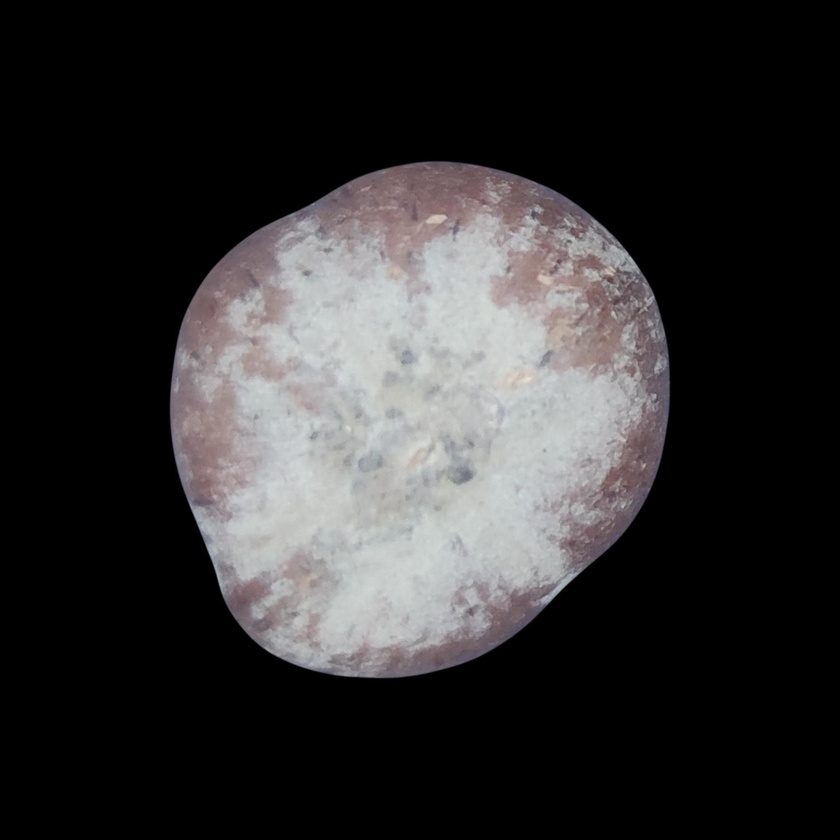
%> input picture 3- Artificial Neural Networks/Week 4/Color-Space/DATASET/Giresun 1.jpg, 840 x 840 px, shrunk from 2000 x 2000 before the run; its folder holds only this picture in this run
$ octave run_color_space.m   (GNU Octave 9; MATLAB toolbox functions it lacks are replaced by stand-ins)
%> lines starting %> are read from the running program, lines starting %| are printed output that depends on the picture
### 3- Artificial Neural Networks/Week 4/Color-Space/color.m
function feature_list = color(image)
    I = imread(image);
%> I is the input picture: size 840x840x3 uint8; mean R, G, B 48.1, 46.9, 47.4
    % I2 = imread('lena.jpg');

    % RGB Özellikleri

    R = I(:,:,1);
    G = I(:,:,2);
    B = I(:,:,3);

    meanR = mean2(R);
%> meanR = 48.05
    meanG = mean2(G);
%> meanG = 46.88
    meanB = mean2(B);
%> meanB = 47.35

    stdR = std2(R);
%> stdR = 66.48
    stdG = std2(G);
%> stdG = 65.93
    stdB = std2(B);
%> stdB = 66.39

    entropyR = entropy(R);
%> entropyR = 2.83
    entropyG = entropy(G);
%> entropyG = 2.89
    entropyB = entropy(B);
%> entropyB = 2.89

    R2 = im2double(R);
    G2 = im2double(G);
    B2 = im2double(B);

    skw_R = skewness(R2(:));
%> skw_R = 1.08
    skw_G = skewness(G2(:));
%> skw_G = 1.15
    skw_B = skewness(B2(:));
%> skw_B = 1.13

    % HSV Özellikleri

    HSV = rgb2hsv(I);
%> HSV: size 840x840x3 double; mean H, S, V 0.173, 0.0229, 0.191

    H = HSV(:,:,1);
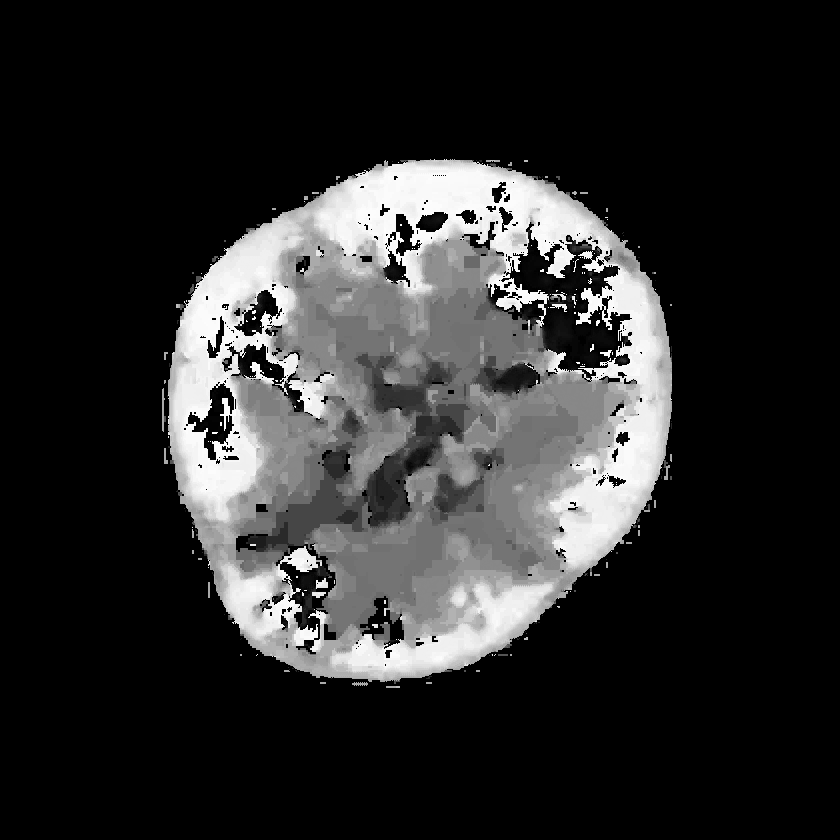
%> H: size 840x840 double; min 0, max 0.994, mean 0.173
    S = HSV(:,:,2);
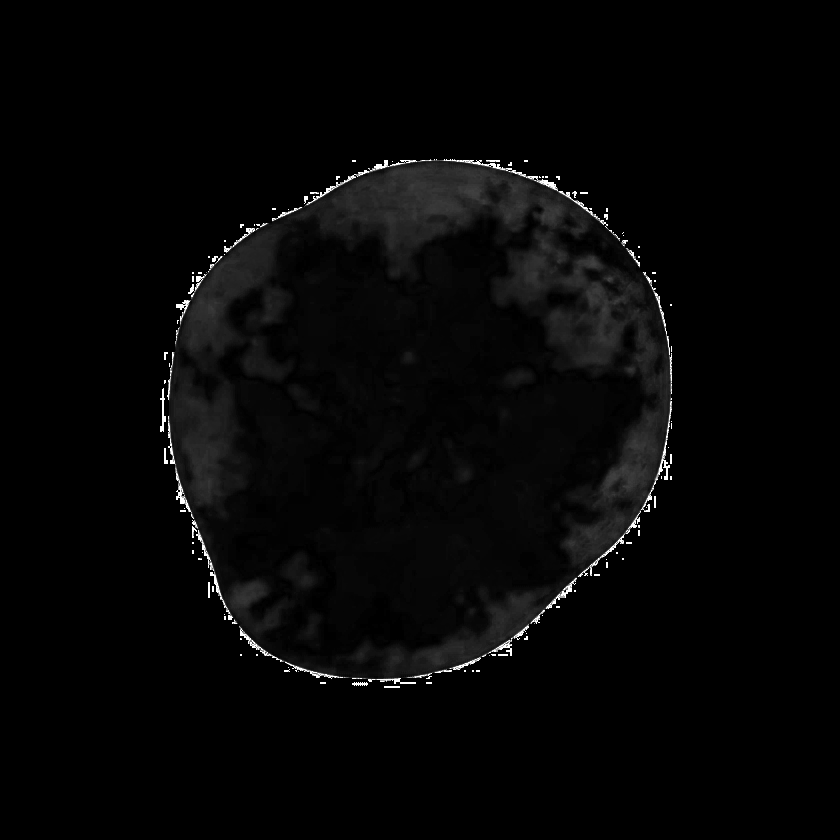
%> S: size 840x840 double; min 0, max 1, mean 0.0229
    V = HSV(:,:,3);

    meanH = mean2(H);
%> meanH = 0.173
    meanS = mean2(S);
%> meanS = 0.0229
    meanV = mean2(V);
%> meanV = 0.191

    stdH = std2(H);
%> stdH = 0.314
    stdS = std2(S);
%> stdS = 0.0845
    stdV = std2(V);
%> stdV = 0.31

    entropyH = entropy(H);
%> entropyH = 2.41
    entropyS = entropy(S);
%> entropyS = 2.29
    entropyV = entropy(V);
%> entropyV = 2.88

    H2 = im2double(H);
    S2 = im2double(S);
    V2 = im2double(V);

    skw_H = skewness(H2(:));
%> skw_H = 1.53
    skw_S = skewness(S2(:));
%> skw_S = 8.79
    skw_V = skewness(V2(:));
%> skw_V = 1.09

    % YCbCr Özellikleri

    YCbCr = rgb2ycbcr(I);
%> YCbCr: size 840x840x3 uint8; mean of channels 1, 2, 3 56.6, 128, 128.5

    Y = YCbCr(:,:,1);
    Cb = YCbCr(:,:,2);
    Cr = YCbCr(:,:,3);
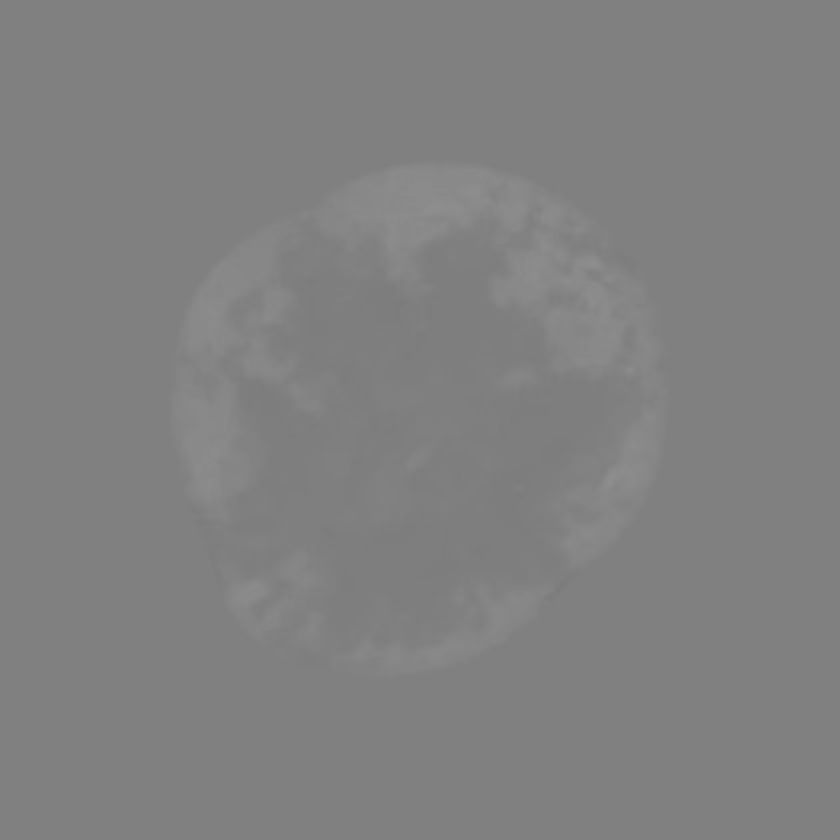
%> Cr: size 840x840 uint8; min 123, max 142, mean 128.5

    meanY = mean2(Y);
%> meanY = 56.61
    meanCb = mean2(Cb);
%> meanCb = 128
    meanCr = mean2(Cr);
%> meanCr = 128.5

    stdY = std2(Y);
%> stdY = 56.58
    stdCb = std2(Cb);
%> stdCb = 0.637
    stdCr = std2(Cr);
%> stdCr = 2.21

    entropyY = entropy(Y);
%> entropyY = 2.81
    entropyCb = entropy(Cb);
%> entropyCb = 1.27
    entropyCr = entropy(Cr);
%> entropyCr = 1.71

    Y2 = im2double(Y);
    Cb2 = im2double(Cb);
    Cr2 = im2double(Cr);

    skw_Y = skewness(Y2(:));
%> skw_Y = 1.12
    skw_Cb = skewness(Cb2(:));
%> skw_Cb = -0.418
    skw_Cr = skewness(Cr2(:));
%> skw_Cr = 2.68

    % LAB Özellikleri

    Lab = rgb2lab(I);
%> Lab: size 840x840x3 double; mean of channels 1, 2, 3 19.3, 0.6, -0.1

    L = Lab(:,:,1);
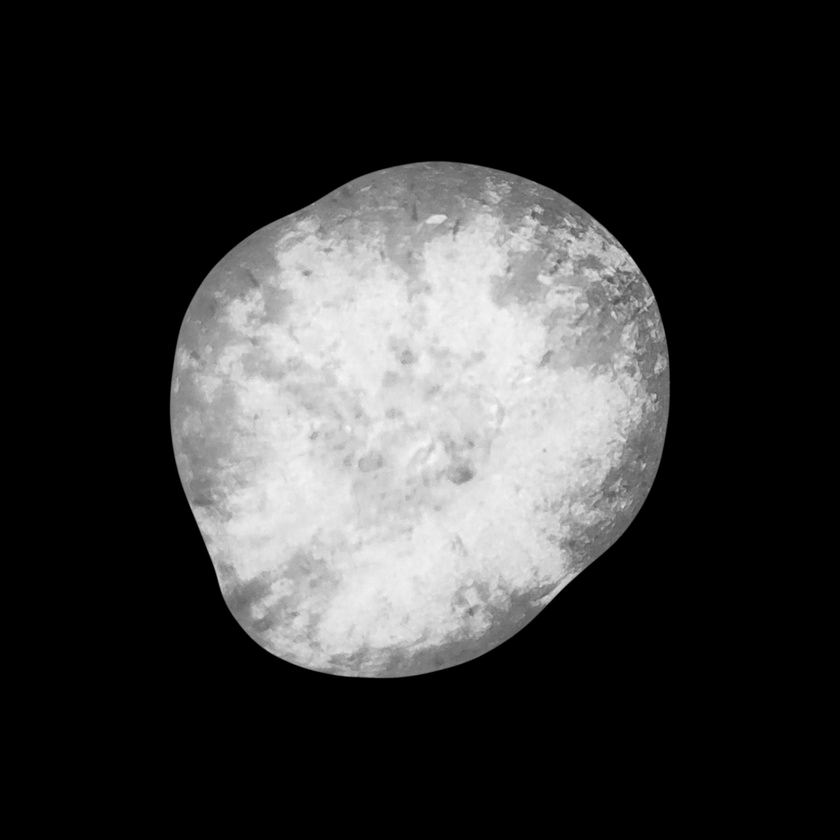
%> L: size 840x840 double; min 0, max 90.17, mean 19.3; drawn with min black and max white
    A = Lab(:,1,:);
    B2 = Lab(1,:,:);

    meanL = mean2(L);
%> meanL = 19.28
    meanA = mean2(A);
%> meanA = 0
    meanB2 = mean2(B2);
%> meanB2 = 0

    stdL = std2(L);
%> stdL = 31.42
    stdA = std2(A);
%> stdA = 0
    stdB2 = std2(B2);
%> stdB2 = 0

    entropyL = entropy(L);
%> entropyL = 0.967
    entropyA = entropy(A);
%> entropyA = 0
    entropyB2 = entropy(B2);
%> entropyB2 = 0

    L2 = im2double(L);
    A2 = im2double(A);
    B22 = im2double(B2);

    skw_L = skewness(L2(:));
%> skw_L = 1.11
    skw_A = skewness(A2(:));
%> skw_A = NaN
    skw_B2 = skewness(B22(:));
%> skw_B2 = NaN

    % XYZ Özellikleri

    XYZ = rgb2xyz(I);
%> XYZ: size 840x840x3 double; mean of channels 1, 2, 3 0.11, 0.115, 0.126

    X = XYZ(:,:,1);
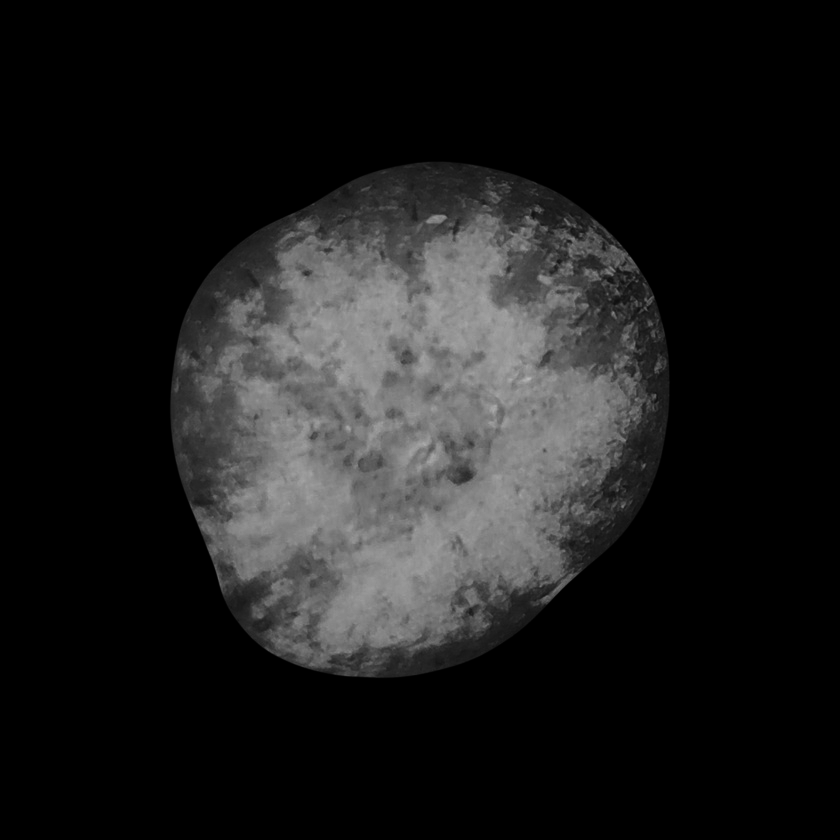
%> X: size 840x840 double; min 0, max 0.732, mean 0.11
    XY = XYZ(:,1,:);
    Z = XYZ(1,:,:);

    meanX = mean2(X);
%> meanX = 0.11
    meanXY = mean2(XY);
%> meanXY = 0
    meanZ = mean2(Z);
%> meanZ = 0

    stdX = std2(X);
%> stdX = 0.193
    stdXY = std2(XY);
%> stdXY = 0
    stdZ = std2(Z);
%> stdZ = 0

    entropyX = entropy(X);
%> entropyX = 2.87
    entropyXY = entropy(XY);
%> entropyXY = 0
    entropyZ = entropy(Z);
%> entropyZ = 0

    X2 = im2double(X);
    XY2 = im2double(XY);
    Z2 = im2double(Z);

    skw_X = skewness(X2(:));
%> skw_X = 1.41
    skw_XY = skewness(XY2(:));
%> skw_XY = NaN
    skw_Z = skewness(Z2(:));
%> skw_Z = NaN

    feature_list = [meanR, meanG, meanB, stdR, stdG, stdB, entropyR, entropyG, entropyB, skw_R, skw_G, skw_B ...
                    meanH, meanS, meanV, stdH, stdS, stdV, entropyH, entropyS, entropyV, skw_H, skw_S, skw_V ...
                    meanY, meanCb, meanCr, stdY, stdCb, stdCr, entropyY, entropyCb, entropyCr, skw_Y, skw_Cb, skw_Cr ...
                    meanL, meanA, meanB2, stdL, stdA, stdB2, entropyL, entropyA, entropyB2, skw_L, skw_A, skw_B2 ...
                    meanX, meanXY, meanZ, stdX, stdXY, stdZ, entropyX, entropyXY, entropyZ, skw_X, skw_XY, skw_Z];

end

### 3- Artificial Neural Networks/Week 4/Color-Space/run_color_space.m
clc, clear all, close all;

imds = imageDatastore('DATASET/', 'IncludeSubfolders', true, 'LabelSource', 'foldernames');

datas = cell(numel(imds.Files)+1, 61);

datas(1, :) = {'FileName', 'Mean_RGB_R', 'Mean_RGB_G', 'Mean_RGB_B', 'STD_RGB_R', 'STD_RGB_G', 'STD_RGB_B', 'Entropy_RGB_R', 'Entropy_RGB_G', 'Entropy_RGB_B', 'Skew_RGB_R', 'Skew_RGB_G', 'Skew_RGB_B', ...
                           'Mean_HSV_H','Mean_HSV_S','Mean_HSV_V','STD_HSV_H','STD_HSV_S','STD_HSV_V','Entropy_HSV_H','Entropy_HSV_S','Entropy_HSV_V','Skew_HSV_H','Skew_HSV_S','Skew_HSV_V', ...
                           'Mean_YCbCr_Y','Mean_YCbCr_Cb','Mean_YCbCr_Cr','STD_YCbCr_Y','STD_YCbCr_Cb','STD_YCbCr_Cr', 'Entropy_YCbCr_Y','Entropy_YCbCr_Cb','Entropy_YCbCr_Cr','Skew_YCbCr_Y','Skew_YCbCr_Cb','Skew_YCbCr_Cr', ...
                           'Mean_LAB_L',  'Mean_LAB_A',  'Mean_LAB_B', 'STD_LAB_L','STD_LAB_A','STD_LAB_B','Entropy_LAB_L','Entropy_LAB_A','Entropy_LAB_B', 'Skew_LAB_L','Skew_LAB_A','Skew_LAB_B', ...
                           'Mean_XYZ_X','Mean_XYZ_Y','Mean_XYZ_Z','STD_XYZ_X','STD_XYZ_Y','STD_XYZ_Z','Entropy_XYZ_X','Entropy_XYZ_Y','Entropy_XYZ_Z','Skew_XYZ_X','Skew_XYZ_Y','Skew_XYZ_Z'};

for i = 1:numel(imds.Files)
    filename = imds.Files{i};
    data = color(filename);

    datas(i+1, :) =[{filename}, num2cell(data)];
end

writecell(datas, [datestr(now, 'yyyy_mm_dd-HH_MM_SS'), '.xlsx']);

$ run again, on 3- Artificial Neural Networks/Week 4/Color-Space/DATASET/Giresun 4.jpg
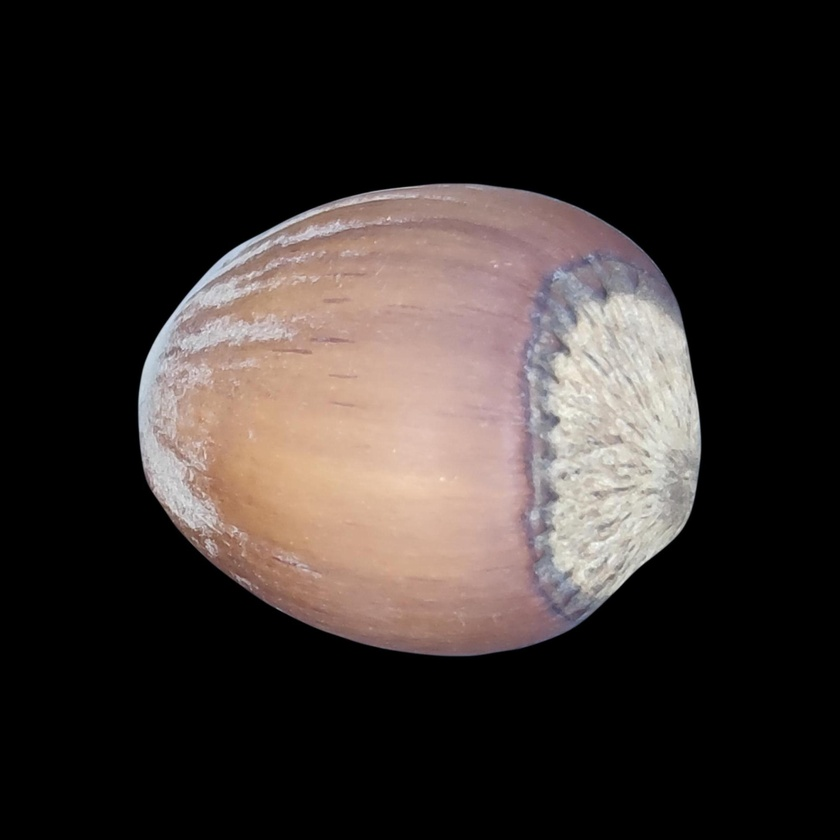
%> input picture 3- Artificial Neural Networks/Week 4/Color-Space/DATASET/Giresun 4.jpg, 840 x 840 px, shrunk from 2000 x 2000 before the run
%> in color, I is the input picture: size 840x840x3 uint8; mean R, G, B 55.1, 47.7, 45
%> meanR = 55.11
%> meanG = 47.69
%> meanB = 44.98
%> stdR = 72.68
%> stdG = 63.45
%> stdB = 60.08
%> entropyR = 2.99
%> entropyG = 3.05
%> skw_R = 0.986
%> skw_G = 1.04
%> skw_B = 1.06
%> HSV: size 840x840x3 double; mean H, S, V 0.0776, 0.0678, 0.217
%> meanH = 0.0776
%> meanS = 0.0678
%> meanV = 0.217
%> stdH = 0.222
%> stdS = 0.137
%> stdV = 0.338
%> entropyH = 2.67
%> entropyS = 2.93
%> entropyV = 3.02
%> skw_H = 3.27
%> skw_S = 3.15
%> skw_V = 0.981
%> YCbCr: size 840x840x3 uint8; mean of channels 1, 2, 3 58.6, 125.7, 131.5
%> in color, `Cr = YCbCr(:,:,3);`:
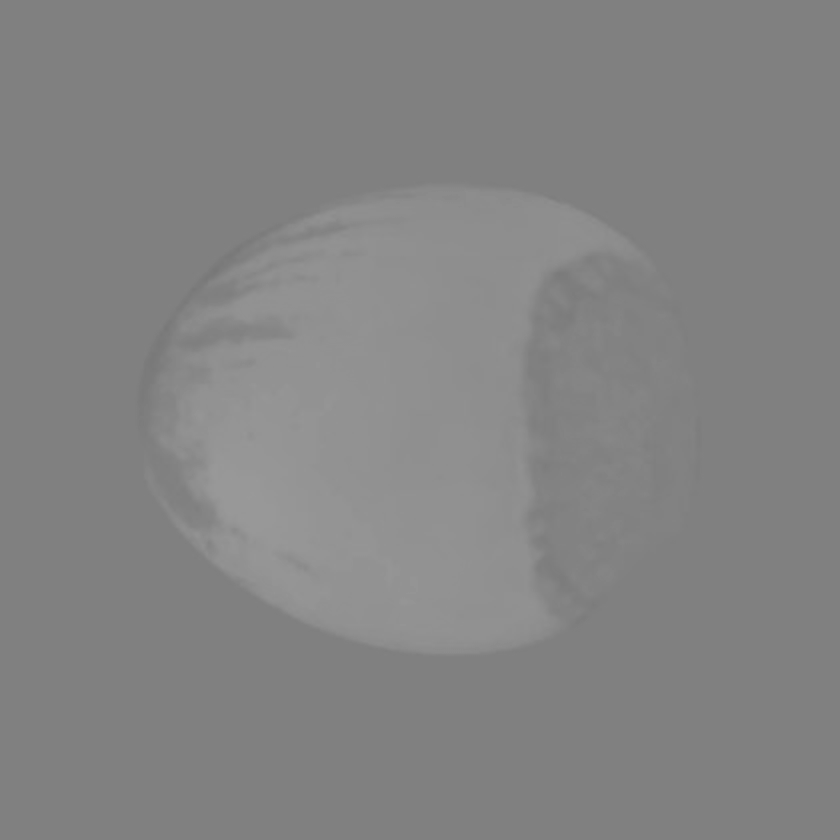
%> Cr: size 840x840 uint8; min 119, max 153, mean 131.5
%> meanY = 58.6
%> meanCb = 125.7
%> meanCr = 131.5
%> stdY = 56.24
%> stdCb = 2.09
%> stdCr = 6.1
%> entropyY = 2.96
%> entropyCb = 2.28
%> entropyCr = 2.12
%> skw_Y = 1.01
%> skw_Cb = -2.03
%> skw_Cr = 1.57
%> Lab: size 840x840x3 double; mean of channels 1, 2, 3 20.2, 2.4, 2.4
%> meanL = 20.17
%> meanA = 0
%> stdL = 31.54
%> stdA = 0
%> entropyL = 1.01
%> entropyA = 0
%> skw_L = 0.999
%> skw_A = NaN
%> XYZ: size 840x840x3 double; mean of channels 1, 2, 3 0.119, 0.118, 0.108
%> in color, `X = XYZ(:,:,1);`:
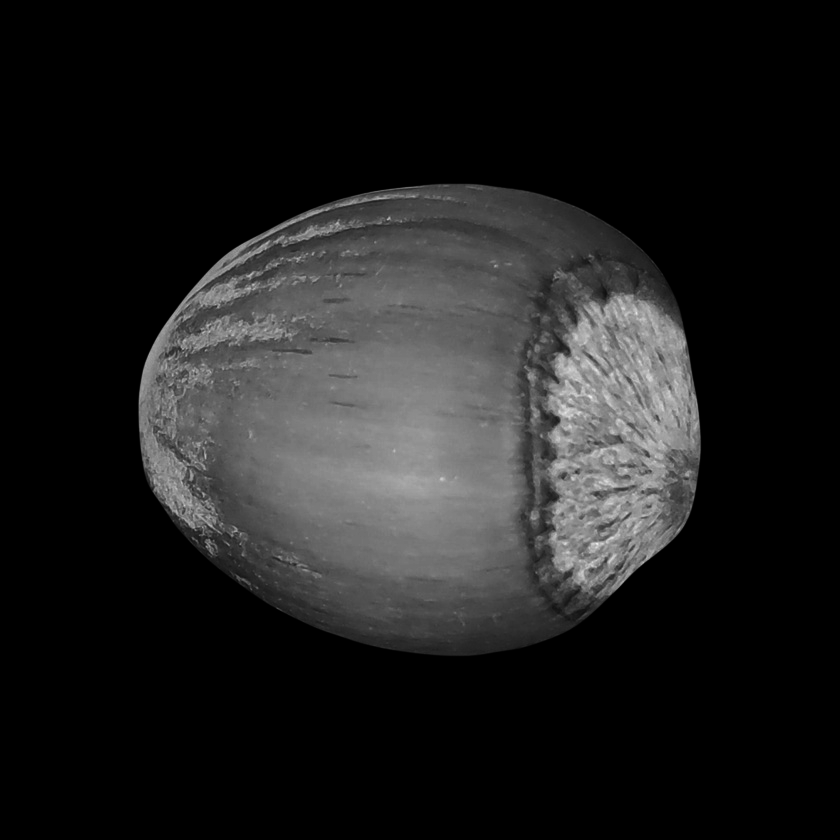
%> X: size 840x840 double; min 0, max 0.93, mean 0.119
%> meanX = 0.119
%> meanXY = 0
%> stdX = 0.197
%> stdXY = 0
%> entropyX = 3.02
%> entropyXY = 0
%> skw_X = 1.32
%> skw_XY = NaN
